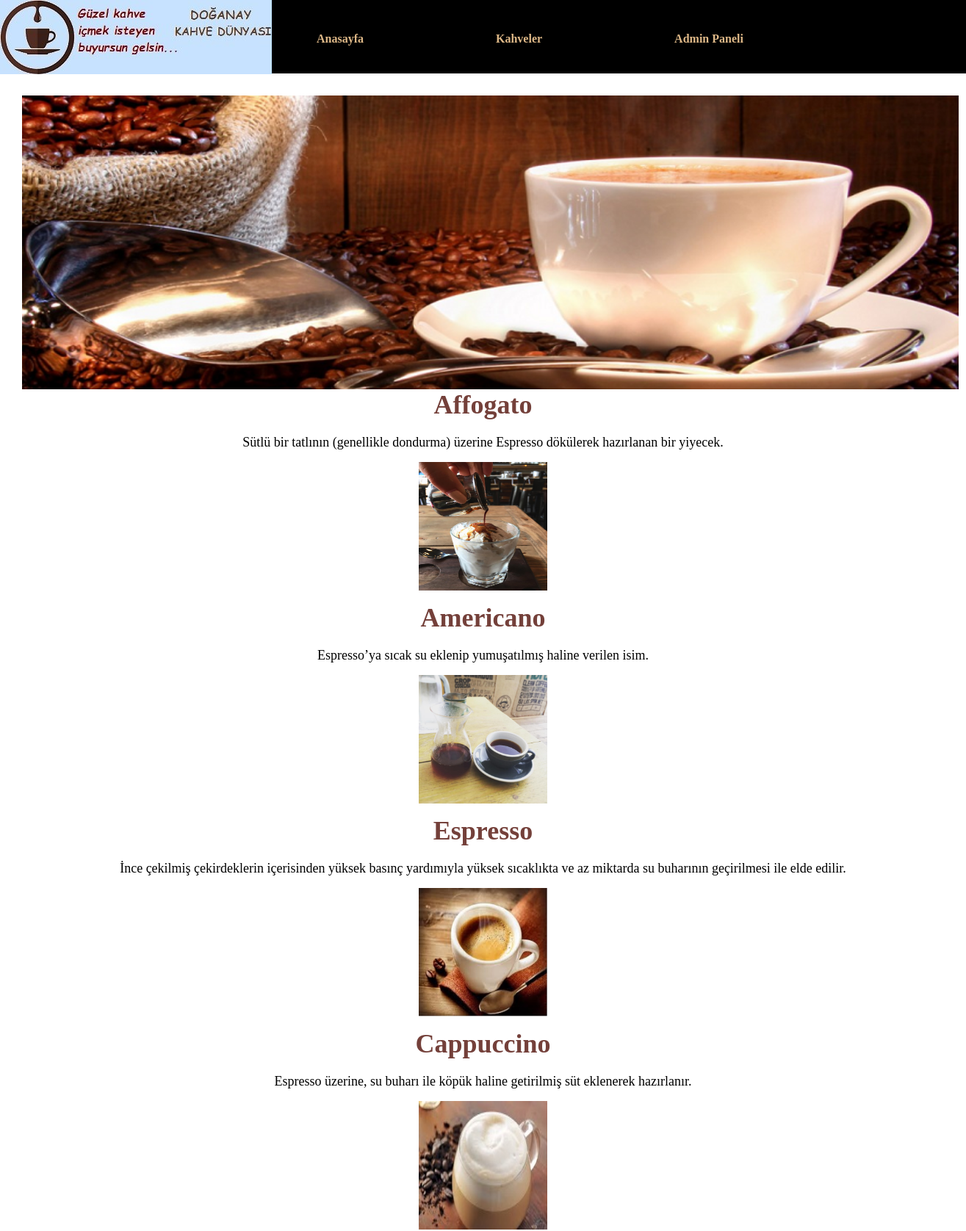
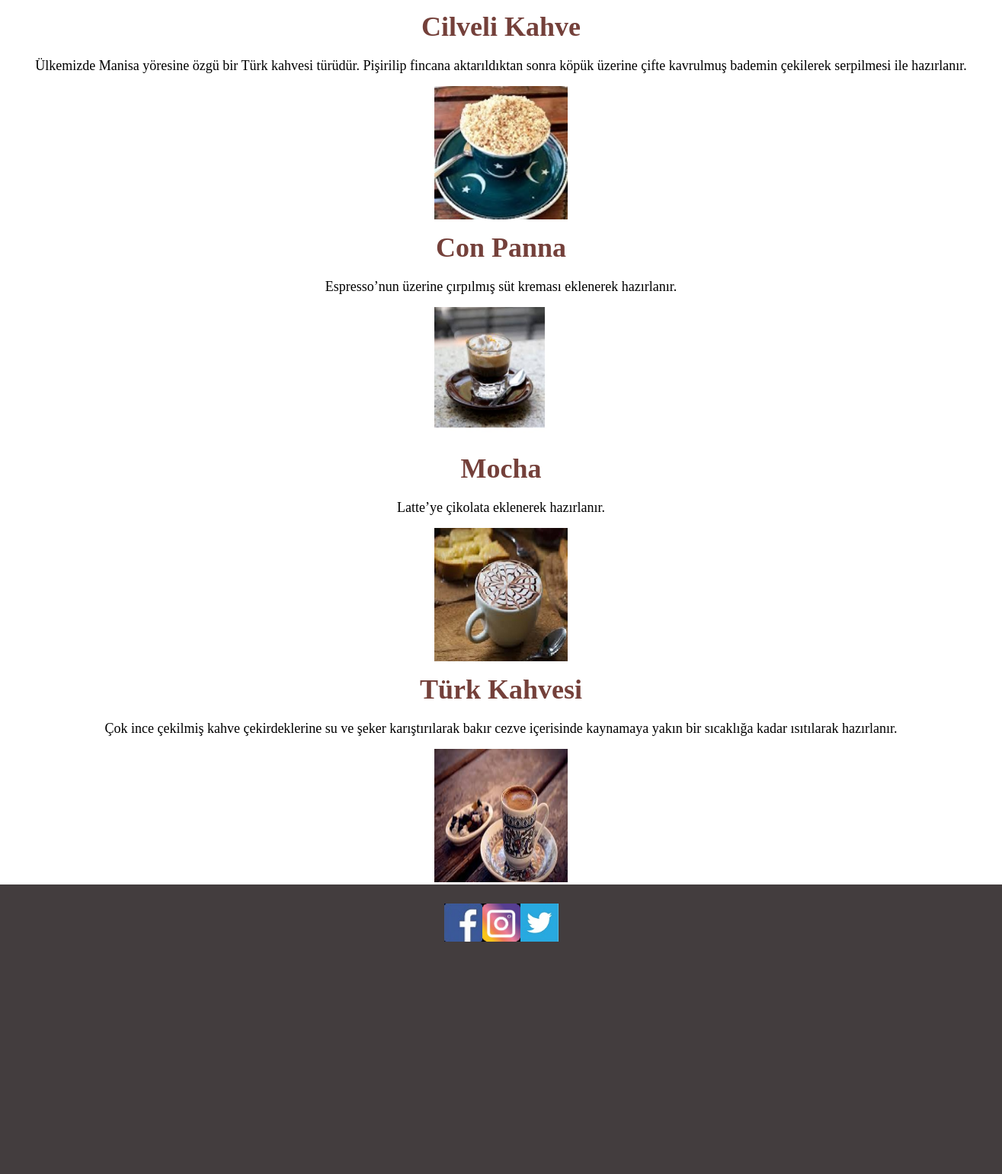
/kahveler.php, run on the app's committed database (2 pictures, top to bottom).
### tables this page shows
CREATE TABLE IF NOT EXISTS `kahveler` (
  `kahve_id` int(11) NOT NULL AUTO_INCREMENT,
  `kahve_adi` varchar(50) NOT NULL,
  `kahve_aciklamasi` text NOT NULL,
  `kahve_resim` varchar(250) NOT NULL,
  PRIMARY KEY (`kahve_id`)
);

### kahveler.php (the view, shortened to what this page needs)
<?php
require_once "baglan.php";
?>
<!doctype html>
<html>
<head>
<link rel="stylesheet" href="stil.css" />
</head>
<body>
<div class="hepsi">
	<div class="menu">
		<ul>
		<li id="logo"><img src="resim/logo.jpg"></li>
		<li id="anasayfa"><a href="index.php"><font face="tahoma" color="#DEB887"><b>Anasayfa</b></font></a></li>
		<li id="kahveler"><a href="kahveler.php"><font face="tahoma" color="#DEB887"><b>Kahveler</b></font></a></li>
        <li id="kahve"><a href="admin/index.php"><font face="tahoma" color="#DEB887"><b>Admin Paneli</b></font></a></li>
        <li id="tr"><img src="resim/sablon.jpg" width="1275" height="400" /></li>
		</ul>
	</div>
</div>
<?php
$sorgu = $vt->query('select * from kahveler');
while($sonuc = $sorgu->fetch_assoc()) {
echo "<center>";
	echo "<div>";
            echo "<br>";
            echo "<font size='5' face='tahoma' color='#74403a'><h2>".$sonuc['kahve_adi']."</h2><br></font>";
            echo "<font size='4' face='tahoma' ><p>".$sonuc['kahve_aciklamasi']."<p><br></font>";
            echo "<img src='resim/".$sonuc['kahve_resim']."' height='175' width='175'>";
 echo "</center>";
}
?>
	<div class="alt">
		<div class="alt1">
			<div class="hakkimizda">
			</div>
		<div class="alt2">
			<div class="alt2hizala">
				<ul>
				<li><a href=""><img src="resim/face.jpg" width="50" height="50"/></a></li>
				<li><a href=""><img src="resim/instagram.jpg" width="50" height="50"/></a></li>
				<li><a href=""><img src="resim/twitter.jpg" width="50" height="50"/></a></li>
				</ul>
			</div>
		</div>
		</div>
	</div>
</body>
</html>

### stil.css (style rules this page uses)
html, body, div, span, applet, object, iframe, h1, h2, h3, h4, h5, h6, p, blockquote, pre, a, abbr, acronym, address, big, cite, code,del, dfn, em, font, img, ins, kbd, q, s, samp, small, strike, sub, sup, tt, var, b, u, i, center,dl, dt, dd, ol, ul, li,fieldset, form, label, legend,table, caption, tbody, tfoot, thead, tr { margin: 0; padding: 0; border: 0; outline: 0; }
html, body { height:100%; }
body { line-height: 1; }
ol, ul { list-style: none; }
.hepsi { width: 100%; height: auto; }
.menu { width:100%; height:100px; margin:100 auto; background:#000000; float: center; }
.alt { width:100%; height:380px; background:#433d3e; float:left; margin:0 auto;; }
.alt1 { width:800px; height:270px; margin:25px auto 0 auto; }
.alt2 { width:300px; height:60px; margin:0 auto; }
.alt2hizala { width:150px; height:54px; margin:0 auto; }
.alt2hizala ul li { float: left; margin:auto; }
.menu ul li { float:left; }
.menu ul li a { display: block; margin:45px 0 0 180px; text-decoration: none; }
.menu ul li#tr { margin:30px 0 0 30px; }
.menu ul li#logo { width:251px; height:100px; }
.hakkimizda { width:170px; height:190px; float:left; margin:0 0 0 40px; }

### data on the page
kahveler: kahve_adi "Affogato", kahve_aciklamasi "Sütlü bir tatlının (genellikle dondurma) üzerine Espresso dökülerek hazırlanan bir yiyecek.", kahve_resim (picture)
kahveler: kahve_adi "Americano", kahve_aciklamasi "Espresso’ya sıcak su eklenip yumuşatılmış haline verilen isim.", kahve_resim (picture)
kahveler: kahve_adi "Espresso", kahve_aciklamasi "İnce çekilmiş çekirdeklerin içerisinden yüksek basınç yardımıyla yüksek sıcaklıkta ve az miktarda su buharının geçirilmesi ile elde edilir.", kahve_resim (picture)
kahveler: kahve_adi "Cappuccino", kahve_aciklamasi "Espresso üzerine, su buharı ile köpük haline getirilmiş süt eklenerek hazırlanır.", kahve_resim (picture)
kahveler: kahve_adi "Cilveli Kahve", kahve_aciklamasi "Ülkemizde Manisa yöresine özgü bir Türk kahvesi türüdür. Pişirilip fincana aktarıldıktan sonra köpük üzerine çifte kavrulmuş bademin çekilerek serpilmesi ile hazırlanır.", kahve_resim (picture)
kahveler: kahve_adi "Con Panna", kahve_aciklamasi "Espresso’nun üzerine çırpılmış süt kreması eklenerek hazırlanır.", kahve_resim (picture)
kahveler: kahve_adi "Mocha", kahve_aciklamasi "Latte’ye çikolata eklenerek hazırlanır.", kahve_resim (picture)
kahveler: kahve_adi "Türk Kahvesi", kahve_aciklamasi "Çok ince çekilmiş kahve çekirdeklerine su ve şeker karıştırılarak bakır cezve içerisinde kaynamaya yakın bir sıcaklığa kadar ısıtılarak hazırlanır.", kahve_resim (picture)
